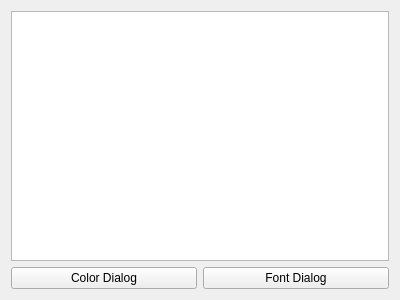
<?xml version="1.0" encoding="UTF-8"?>
<ui version="4.0">
 <class>Form</class>
 <widget class="QWidget" name="Form">
  <property name="geometry">
   <rect>
    <x>0</x>
    <y>0</y>
    <width>400</width>
    <height>300</height>
   </rect>
  </property>
  <property name="windowTitle">
   <string>Form</string>
  </property>
  <layout class="QVBoxLayout" name="verticalLayout">
   <item>
    <widget class="QTextEdit" name="textEdit"/>
   </item>
   <item>
    <layout class="QHBoxLayout" name="horizontalLayout">
     <item>
      <widget class="QPushButton" name="pushButton">
       <property name="text">
        <string>Color Dialog</string>
       </property>
      </widget>
     </item>
     <item>
      <widget class="QPushButton" name="pushButton_2">
       <property name="text">
        <string>Font Dialog</string>
       </property>
      </widget>
     </item>
    </layout>
   </item>
  </layout>
 </widget>
 <resources/>
 <connections/>
</ui>
